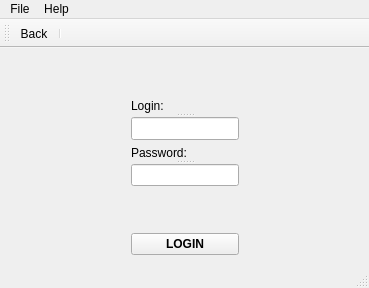
<?xml version="1.0" encoding="UTF-8"?>
<ui version="4.0">
 <class>MainWindow</class>
 <widget class="QMainWindow" name="MainWindow">
  <property name="geometry">
   <rect>
    <x>0</x>
    <y>0</y>
    <width>369</width>
    <height>288</height>
   </rect>
  </property>
  <property name="windowTitle">
   <string>MainWindow</string>
  </property>
  <widget class="QWidget" name="centralWidget">
   <layout class="QGridLayout" name="gridLayout">
    <item row="0" column="0" colspan="3">
     <spacer name="verticalSpacer_4">
      <property name="orientation">
       <enum>Qt::Vertical</enum>
      </property>
      <property name="sizeHint" stdset="0">
       <size>
        <width>201</width>
        <height>40</height>
       </size>
      </property>
     </spacer>
    </item>
    <item row="4" column="1">
     <widget class="QPushButton" name="pushButtonLog">
      <property name="font">
       <font>
        <pointsize>9</pointsize>
        <weight>75</weight>
        <bold>true</bold>
       </font>
      </property>
      <property name="autoFillBackground">
       <bool>false</bool>
      </property>
      <property name="text">
       <string>LOGIN</string>
      </property>
     </widget>
    </item>
    <item row="1" column="0">
     <spacer name="horizontalSpacer">
      <property name="orientation">
       <enum>Qt::Horizontal</enum>
      </property>
      <property name="sizeHint" stdset="0">
       <size>
        <width>100</width>
        <height>20</height>
       </size>
      </property>
     </spacer>
    </item>
    <item row="1" column="1">
     <widget class="QSplitter" name="splitter_3">
      <property name="orientation">
       <enum>Qt::Vertical</enum>
      </property>
      <widget class="QLabel" name="label_log">
       <property name="text">
        <string>Login:</string>
       </property>
      </widget>
      <widget class="QLineEdit" name="lineEdit_log"/>
     </widget>
    </item>
    <item row="1" column="2">
     <spacer name="horizontalSpacer_2">
      <property name="orientation">
       <enum>Qt::Horizontal</enum>
      </property>
      <property name="sizeHint" stdset="0">
       <size>
        <width>40</width>
        <height>20</height>
       </size>
      </property>
     </spacer>
    </item>
    <item row="2" column="1">
     <widget class="QSplitter" name="splitter">
      <property name="orientation">
       <enum>Qt::Vertical</enum>
      </property>
      <widget class="QLabel" name="label_pass">
       <property name="text">
        <string>Password:</string>
       </property>
      </widget>
      <widget class="QLineEdit" name="lineEdit_pass"/>
     </widget>
    </item>
    <item row="2" column="0">
     <spacer name="horizontalSpacer_3">
      <property name="orientation">
       <enum>Qt::Horizontal</enum>
      </property>
      <property name="sizeHint" stdset="0">
       <size>
        <width>103</width>
        <height>20</height>
       </size>
      </property>
     </spacer>
    </item>
    <item row="2" column="2">
     <spacer name="horizontalSpacer_4">
      <property name="orientation">
       <enum>Qt::Horizontal</enum>
      </property>
      <property name="sizeHint" stdset="0">
       <size>
        <width>100</width>
        <height>30</height>
       </size>
      </property>
     </spacer>
    </item>
    <item row="3" column="0" colspan="3">
     <spacer name="verticalSpacer">
      <property name="orientation">
       <enum>Qt::Vertical</enum>
      </property>
      <property name="sizeHint" stdset="0">
       <size>
        <width>204</width>
        <height>41</height>
       </size>
      </property>
     </spacer>
    </item>
   </layout>
  </widget>
  <widget class="QMenuBar" name="menuBar">
   <property name="geometry">
    <rect>
     <x>0</x>
     <y>0</y>
     <width>369</width>
     <height>21</height>
    </rect>
   </property>
   <widget class="QMenu" name="menuFile">
    <property name="title">
     <string>File</string>
    </property>
    <addaction name="actionClose"/>
   </widget>
   <widget class="QMenu" name="menuHelp">
    <property name="title">
     <string>Help</string>
    </property>
    <addaction name="actionAbout"/>
   </widget>
   <addaction name="menuFile"/>
   <addaction name="menuHelp"/>
  </widget>
  <widget class="QToolBar" name="mainToolBar">
   <attribute name="toolBarArea">
    <enum>TopToolBarArea</enum>
   </attribute>
   <attribute name="toolBarBreak">
    <bool>false</bool>
   </attribute>
   <addaction name="actionBack"/>
   <addaction name="separator"/>
  </widget>
  <widget class="QStatusBar" name="statusBar"/>
  <action name="actionAbout">
   <property name="text">
    <string>About</string>
   </property>
  </action>
  <action name="actionClose">
   <property name="text">
    <string>Close</string>
   </property>
  </action>
  <action name="actionBack">
   <property name="text">
    <string>Back</string>
   </property>
  </action>
 </widget>
 <layoutdefault spacing="6" margin="11"/>
 <resources/>
 <connections>
  <connection>
   <sender>actionClose</sender>
   <signal>triggered()</signal>
   <receiver>MainWindow</receiver>
   <slot>close()</slot>
   <hints>
    <hint type="sourcelabel">
     <x>-1</x>
     <y>-1</y>
    </hint>
    <hint type="destinationlabel">
     <x>199</x>
     <y>149</y>
    </hint>
   </hints>
  </connection>
 </connections>
</ui>
